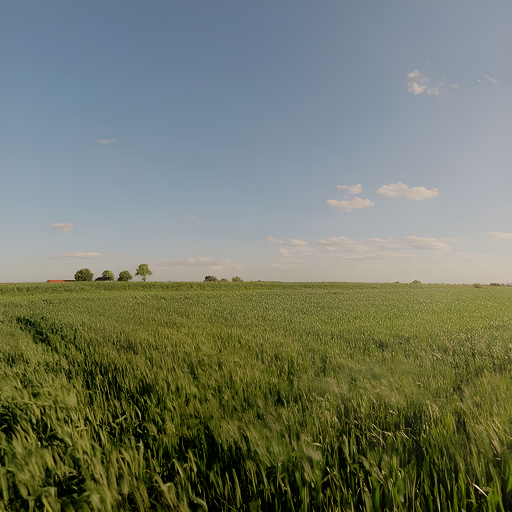
#> input picture Interblock_Difference/pic/pic1.png, 1024 x 1024 px (shown at 1/2 size)
$ python main2.py   (older library calls are emulated)
#> lines starting #> are read from the running program, lines starting #| are printed output that depends on the picture
import cv2
import numpy as np
from scipy.fftpack import dctn, idctn
from numpy import isinf, isnan
from skimage.metrics import peak_signal_noise_ratio as psnr
from skimage.metrics import structural_similarity as ssim

BLOCK_SIZE = 8
WATERMARK_SIZE = 64
IMAGE_SIZE = 512
COEFF_COORDS = (1, 3)
T = 80
K = 12
Z = 2
ARNOLD_ITERATIONS = 5

def apply_dct(block):
    return dctn(block, norm='ortho')

def apply_idct(block):
    return idctn(block, norm='ortho')

def arnold_transform(image, iterations):
    if image.shape[0] != image.shape[1]:
        raise ValueError("Входное изображение должно быть квадратным.")
    M = image.shape[0]
    arnold_image = np.copy(image)
    for _ in range(iterations):
        new_image = np.zeros_like(arnold_image)
        for i in range(M):
            for j in range(M):
                j_prime = (i + 2 * j) % M
                i_prime = (i + j) % M
                new_image[i_prime, j_prime] = arnold_image[i, j]
        arnold_image = new_image
    return arnold_image

# [98 lines left out: functions inverse_arnold_transform, calculate_median_ac, calculate_M, embed_bit_modified_logic, postprocess_dct_block, extract_single_bit_from_pair_robust, not called in this run]

def embed_watermark_blue_channel_lr(image_path, watermark_path, T, K, Z, coeff_coords, block_size):
    img = cv2.imread(image_path, cv2.IMREAD_COLOR)
    if img is None:
        print(f"Ошибка: Изображение не найдено по пути: {image_path}")
        return None
    watermark = cv2.imread(watermark_path, cv2.IMREAD_GRAYSCALE)
    if watermark is None:
        print(f"Ошибка: Водяной знак не найден по пути: {watermark_path}")
        return None

    # Применяем преобразование Арнольда к водяному знаку
    watermark_transformed = arnold_transform(watermark, ARNOLD_ITERATIONS)

    num_blocks_x = IMAGE_SIZE // block_size
    num_blocks_y = IMAGE_SIZE // block_size
    expected_wm_len = num_blocks_y * (num_blocks_x - 1)
    watermark_flat = (watermark_transformed > 128).astype(np.uint8).flatten()
    if len(watermark_flat) < expected_wm_len:
        watermark_to_embed = watermark_flat
    elif len(watermark_flat) > expected_wm_len:
        watermark_to_embed = watermark_flat[:expected_wm_len]
    else:
        watermark_to_embed = watermark_flat
    if img.shape[0] != IMAGE_SIZE or img.shape[1] != IMAGE_SIZE:
        print(f"Ошибка: Размер изображения должен быть {IMAGE_SIZE}x{IMAGE_SIZE}")
        return None
    b_channel, g_channel, r_channel = cv2.split(img)
    b_channel_float = b_channel.astype(np.float32) - 128
    dct_blocks = []
    for i in range(num_blocks_y):
        row_of_blocks = []
        for j in range(num_blocks_x):
            block = b_channel_float[i*block_size:(i+1)*block_size, j*block_size:(j+1)*block_size]
            dct_block = apply_dct(block)
            row_of_blocks.append(dct_block)
        dct_blocks.append(row_of_blocks)
    watermark_index = 0
    for i in range(num_blocks_y):
        for j in range(num_blocks_x - 1):
            if watermark_index < len(watermark_to_embed):
                block1_dct = dct_blocks[i][j]
                block2_dct = dct_blocks[i][j+1]
                M = calculate_M(block1_dct, Z)
                bit_to_embed = watermark_to_embed[watermark_index]
                modified_block2_dct = embed_bit_modified_logic(block1_dct, block2_dct, bit_to_embed, coeff_coords, M, T, K)
                dct_blocks[i][j+1] = modified_block2_dct
                watermark_index += 1
            else:
                break
        if watermark_index == len(watermark_to_embed):
            break
    b_channel_watermarked = np.zeros_like(b_channel, dtype=np.uint8)
    for i in range(num_blocks_y):
        for j in range(num_blocks_x):
            processed_block_pixels = postprocess_dct_block(dct_blocks[i][j])
            b_channel_watermarked[i*block_size:(i+1)*block_size, j*block_size:(j+1)*block_size] = processed_block_pixels
    watermarked_img = cv2.merge((b_channel_watermarked, g_channel, r_channel))

    psnr_value = psnr(img, watermarked_img, data_range=255)
    ssim_value, _ = ssim(img, watermarked_img, data_range=255, multichannel=True, channel_axis=2, full=True)
    print(f"Показатели качества встраивания:")
    print(f"PSNR: {psnr_value:.2f} дБ")
    print(f"SSIM: {ssim_value:.4f}")

    return watermarked_img

# [60 lines left out: function extract_watermark_blue_channel_lr_64x64_dominant_pad_fixed, not called in this run]

def main():
    print("Выберите режим:")
    print("1 - Встраивание водяного знака")
    print("2 - Извлечение водяного знака")
    while True:
        try:
            choice = int(input("Введите ваш выбор (1 или 2): "))
            if choice in [1, 2]:
                break
            else:
                print("Неверный выбор. Пожалуйста, введите 1 или 2.")
        except ValueError:
            print("Неверный ввод. Пожалуйста, введите число (1 или 2).")
#> this loop made 1 pass; the answer given on pass 1: 1

    if choice == 1:
        image_path = input("Введите путь к изображению-контейнеру: ")
#> the answer given: pic/pic1.png
        watermark_path = input("Введите путь к изображению водяного знака: ")
#> the answer given: pic/pic2.png
        watermarked_image = embed_watermark_blue_channel_lr(
            image_path, watermark_path, T, K, Z, COEFF_COORDS, BLOCK_SIZE
        )
#> in embed_watermark_blue_channel_lr, img is the input picture: shape (1024, 1024, 3); mean B, G, R 103.3, 120.8, 113.6
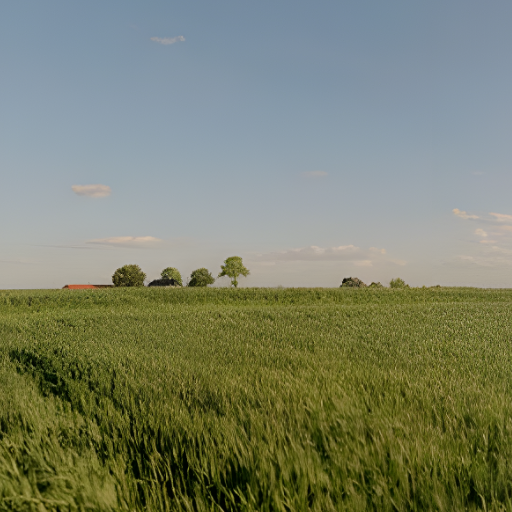
#> input picture Interblock_Difference/pic/pic2.png, 512 x 512 px
#> in embed_watermark_blue_channel_lr, `watermark = cv2.imread(watermark_path, cv2.IMREAD_GRAYSCALE)`:
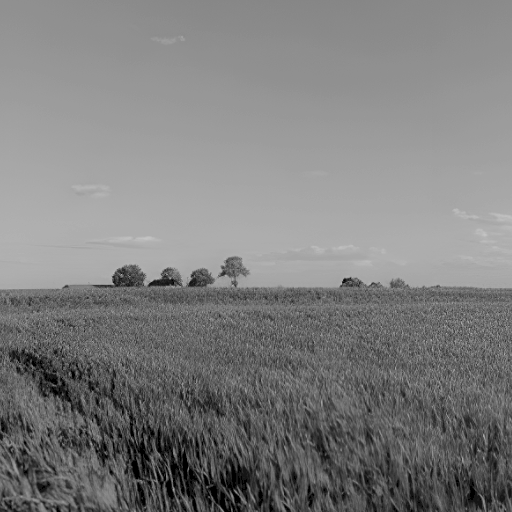
#> watermark: shape (512, 512); min 0, max 196, mean 126.1
#> after the loop in arnold_transform, `for _ in range(iterations):`:
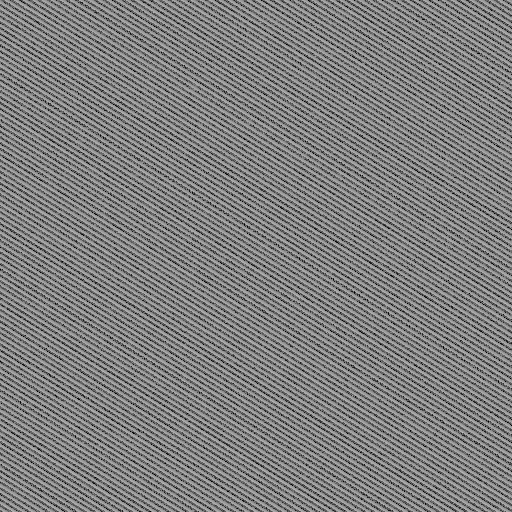
#> new_image: shape (512, 512); min 0, max 196, mean 126.1
#> in embed_watermark_blue_channel_lr, `watermark_to_embed = watermark_flat[:expected_wm_len]`: watermark_to_embed = 4032 values, max 1 at index 0, min 0 at index 1, mean 0.567
        if watermarked_image is not None:
            cv2.imwrite('watermarked_image.png', watermarked_image)
            print("Изображение с водяным знаком сохранено как 'watermarked_image.png'")
    else:
        watermarked_image_path = input("Введите путь к изображению с водяным знаком: ")
        extracted_wm = extract_watermark_blue_channel_lr_64x64_dominant_pad_fixed(
            watermarked_image_path, T, K, COEFF_COORDS, BLOCK_SIZE
        )
        inverted_extracted_wm =  extracted_wm
        if extracted_wm is not None:
            print("\nИзвлеченный водяной знак:")
            print(inverted_extracted_wm)
            if extracted_wm.ndim == 2:
                if extracted_wm.shape[0] > 0 and extracted_wm.shape[1] > 0:
                    cv2.imwrite('extracted_watermark.png', inverted_extracted_wm.astype(np.uint8) * 255)
                    print(f"Извлеченный водяной знак сохранен как 'extracted_watermark.png' с формой {extracted_wm.shape}")
                else:
                    print("Извлеченный водяной знак пустой или имеет нулевой размер, не может быть сохранен как изображение.")
            else:
                print("Извлеченный водяной знак не является 2D массивом и не может быть сохранен как изображение.")

if __name__ == "__main__":
    main()
